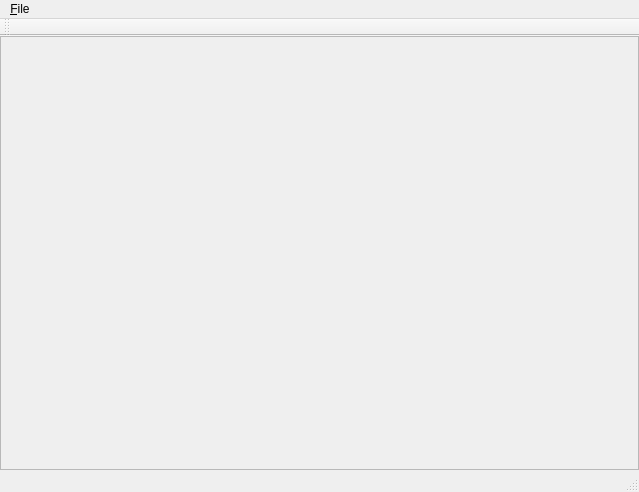
<?xml version="1.0" encoding="UTF-8"?>
<ui version="4.0">
 <class>MainWindow</class>
 <widget class="QMainWindow" name="MainWindow">
  <property name="geometry">
   <rect>
    <x>0</x>
    <y>0</y>
    <width>639</width>
    <height>492</height>
   </rect>
  </property>
  <property name="windowTitle">
   <string>MainWindow</string>
  </property>
  <widget class="QWidget" name="centralWidget">
   <layout class="QGridLayout" name="gridLayout">
    <property name="margin">
     <number>0</number>
    </property>
    <property name="spacing">
     <number>0</number>
    </property>
    <item row="0" column="0">
     <widget class="QFrame" name="frame">
      <property name="frameShape">
       <enum>QFrame::StyledPanel</enum>
      </property>
      <property name="frameShadow">
       <enum>QFrame::Sunken</enum>
      </property>
      <layout class="QGridLayout" name="gridLayout_2">
       <property name="margin">
        <number>0</number>
       </property>
       <property name="spacing">
        <number>0</number>
       </property>
       <item row="0" column="0">
        <widget class="StlView" name="stlView" native="true"/>
       </item>
      </layout>
     </widget>
    </item>
   </layout>
  </widget>
  <widget class="QMenuBar" name="menuBar">
   <property name="geometry">
    <rect>
     <x>0</x>
     <y>0</y>
     <width>639</width>
     <height>19</height>
    </rect>
   </property>
   <widget class="QMenu" name="menu_File">
    <property name="title">
     <string>&amp;File</string>
    </property>
    <addaction name="actionOpen"/>
    <addaction name="separator"/>
    <addaction name="actionClose"/>
    <addaction name="separator"/>
    <addaction name="actionExit"/>
   </widget>
   <addaction name="menu_File"/>
  </widget>
  <widget class="QToolBar" name="mainToolBar">
   <attribute name="toolBarArea">
    <enum>TopToolBarArea</enum>
   </attribute>
   <attribute name="toolBarBreak">
    <bool>false</bool>
   </attribute>
  </widget>
  <widget class="QStatusBar" name="statusBar"/>
  <action name="actionOpen">
   <property name="text">
    <string>&amp;Open...</string>
   </property>
   <property name="shortcut">
    <string>Ctrl+O</string>
   </property>
  </action>
  <action name="actionExit">
   <property name="text">
    <string>E&amp;xit</string>
   </property>
   <property name="shortcut">
    <string>Ctrl+Q</string>
   </property>
  </action>
  <action name="actionClose">
   <property name="text">
    <string>&amp;Close</string>
   </property>
   <property name="shortcut">
    <string>Ctrl+W</string>
   </property>
  </action>
 </widget>
 <layoutdefault spacing="6" margin="11"/>
 <customwidgets>
  <customwidget>
   <class>StlView</class>
   <extends>QWidget</extends>
   <header>stlview.h</header>
   <container>1</container>
  </customwidget>
 </customwidgets>
 <resources/>
 <connections/>
</ui>
